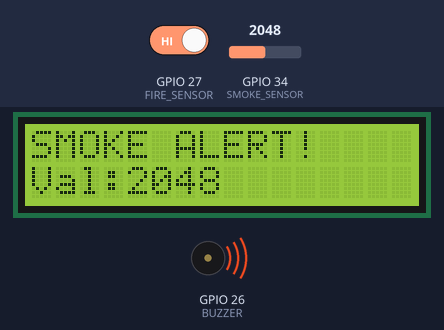
A sketch run on a simulated ESP32. Shown: 16×2 character LCD, buzzer (waves = sounding, pin HIGH). The test bench sets the inputs (shaded band); at power-on: GPIO 34 (SMOKE_SENSOR) = 2048, GPIO 27 (FIRE_SENSOR) HIGH. WiFi joins after 1.5 s; servers stay silent unless stated; web services answer with replies made up by the test bench; what the sketch prints to the serial monitor is not drawn.

Above: at 2.8 s.
2.9 s: GPIO 34 (SMOKE_SENSOR) set to 1949
At 4.1 s:
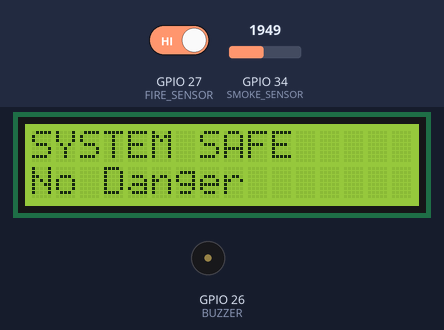
4.8 s: GPIO 27 (FIRE_SENSOR) driven LOW
At 5.3 s:
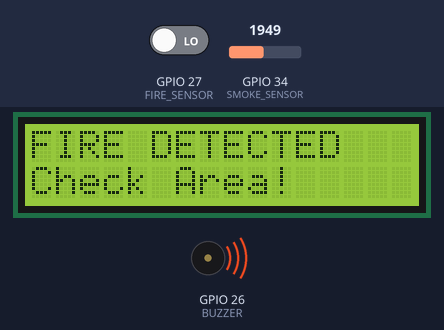
6.3 s: GPIO 34 (SMOKE_SENSOR) set to 2040
At 7.4 s:
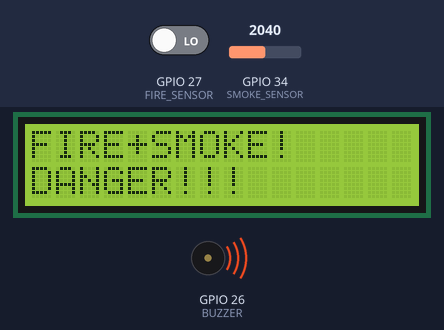
8.1 s: GPIO 27 (FIRE_SENSOR) driven HIGH
At 9.3 s:
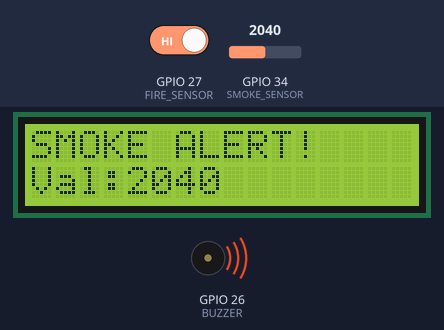
9.6 s: GPIO 34 (SMOKE_SENSOR) set to 1960
At 10.2 s:
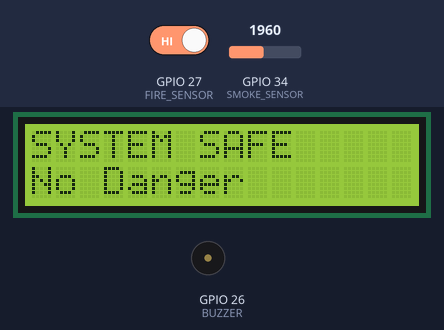
Timing chart, 0 to 12.1 s (numbered marks = the images above; inputs shaded):
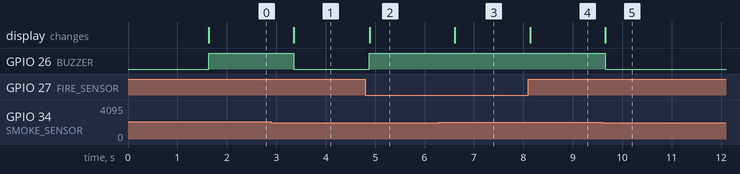

The sketch:

sketch_feb24a_copy_20260420200009.ino
```cpp
#include <WiFi.h>
#include <WiFiClientSecure.h>
#include <HTTPClient.h>
#include <Wire.h>
#include <LiquidCrystal_I2C.h>

/* ================= PINS ================= */
#define FIRE_SENSOR 27
#define SMOKE_SENSOR 34
#define BUZZER 26

/* ================= LCD ================= */
LiquidCrystal_I2C lcd(0x27, 16, 2);

/* ================= WIFI ================= */
const char* ssid = "";
const char* password = "";

/* ================= IFTTT ================= */
String IFTTT_EVENT = "Home_Emergency_fire_alert_NOW";
String IFTTT_KEY = "";

/* ================= VARIABLES ================= */
bool alertSent = false;
String lastState = "";  // To prevent LCD flickering

/* ================= SETUP ================= */
void setup() {
  Serial.begin(115200);

  pinMode(FIRE_SENSOR, INPUT);
  pinMode(BUZZER, OUTPUT);

  Wire.begin(14, 15);   // 👈 ADD THIS LINE (SDA, SCL)
  lcd.init();
  lcd.backlight();

  lcd.setCursor(0,0);
  lcd.print("Connecting WiFi");

  WiFi.begin(ssid, password);

  while (WiFi.status() != WL_CONNECTED) {
    delay(500);
    Serial.print(".");
  }

  lcd.clear();
  lcd.setCursor(0,0);
  lcd.print("System Ready");
  lcd.setCursor(0,1);
  lcd.print(WiFi.localIP());

  Serial.println("\nWiFi connected");
}

/* ================= LOOP ================= */
void loop() {

  int fire = digitalRead(FIRE_SENSOR);
  int smoke = analogRead(SMOKE_SENSOR);

  bool fireDetected = (fire == LOW);
  bool smokeDetected = (smoke > 2000);

  String currentState = "";

  /* ===== DETERMINE STATE ===== */
  if (fireDetected && smokeDetected) {
    currentState = "BOTH";
  } else if (fireDetected) {
    currentState = "FIRE";
  } else if (smokeDetected) {
    currentState = "SMOKE";
  } else {
    currentState = "SAFE";
  }

  /* ===== ACT BASED ON STATE ===== */
  if (currentState != lastState) {

    lcd.clear();

    if (currentState == "BOTH") {
      lcd.setCursor(0,0);
      lcd.print("FIRE+SMOKE!");
      lcd.setCursor(0,1);
      lcd.print("DANGER!!!");

      digitalWrite(BUZZER, HIGH);
    }

    else if (currentState == "FIRE") {
      lcd.setCursor(0,0);
      lcd.print("FIRE DETECTED");
      lcd.setCursor(0,1);
      lcd.print("Check Area!");

      digitalWrite(BUZZER, HIGH);
    }

    else if (currentState == "SMOKE") {
      lcd.setCursor(0,0);
      lcd.print("SMOKE ALERT!");
      lcd.setCursor(0,1);
      lcd.print("Val:");
      lcd.print(smoke);

      digitalWrite(BUZZER, HIGH);
    }

    else if (currentState == "SAFE") {
      lcd.setCursor(0,0);
      lcd.print("SYSTEM SAFE");
      lcd.setCursor(0,1);
      lcd.print("No Danger");

      digitalWrite(BUZZER, LOW);
    }

    lastState = currentState;
  }

  /* ===== SEND ALERT ONCE ===== */
  if ((currentState == "FIRE" || currentState == "SMOKE" || currentState == "BOTH") && !alertSent) {
    sendIFTTT(smoke, fire);
    alertSent = true;
  }

  if (currentState == "SAFE") {
    alertSent = false;
  }

  delay(500);
}

/* ================= IFTTT FUNCTION ================= */
void sendIFTTT(int smokeValue, int fireValue) {

  if (WiFi.status() == WL_CONNECTED) {

    WiFiClientSecure client;
    client.setInsecure();  // HTTPS fix

    HTTPClient http;

    String url = "https://maker.ifttt.com/trigger/"
                 + IFTTT_EVENT
                 + "/with/key/"
                 + IFTTT_KEY
                 + "?value1=" + String(smokeValue)
                 + "&value2=" + String(fireValue);

    Serial.println("\n📡 Sending to IFTTT...");
    Serial.println(url);

    http.begin(client, url);

    int httpResponseCode = http.GET();

    Serial.print("IFTTT response: ");
    Serial.println(httpResponseCode);

    if (httpResponseCode == 200) {
      Serial.println("✅ Alert sent!");
    } else {
      Serial.println("❌ Failed to send alert");
    }

    http.end();
  }
}
```

Measured:
- the behaviour switches between 2001 and 2000 on GPIO 34 (SMOKE_SENSOR) (found by bisection; images 0 and 1)
- after the input at 2.9 s, GPIO 26 (BUZZER): HIGH → LOW after 0.46 s; the display: changes after 0.46 s (image 1)
- after the input at 4.8 s, GPIO 26 (BUZZER): LOW → HIGH after 0.09 s; the display: changes after 0.09 s (image 2)
- after the input at 6.3 s, the display: changes after 0.31 s (image 3)
- after the input at 8.1 s, the display: changes at once (image 4)
- after the input at 9.6 s, GPIO 26 (BUZZER): HIGH → LOW after 0.06 s; the display: changes after 0.06 s (image 5)
